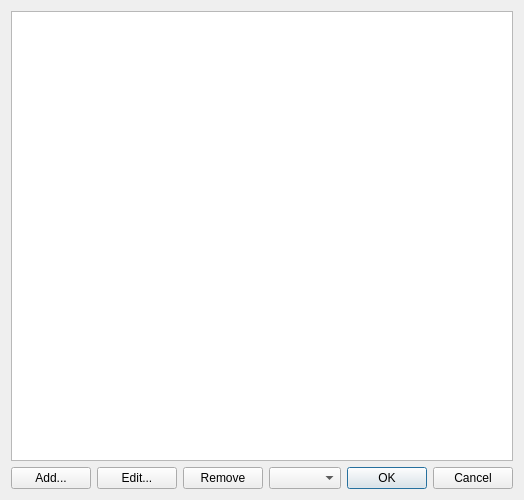
<?xml version="1.0" encoding="UTF-8"?>
<ui version="4.0">
 <class>DialogTrendSignalPoints</class>
 <widget class="QDialog" name="DialogTrendSignalPoints">
  <property name="geometry">
   <rect>
    <x>0</x>
    <y>0</y>
    <width>521</width>
    <height>500</height>
   </rect>
  </property>
  <property name="windowTitle">
   <string>Dialog</string>
  </property>
  <layout class="QGridLayout" name="gridLayout">
   <item row="0" column="0">
    <widget class="QTableView" name="tableView"/>
   </item>
   <item row="1" column="0">
    <layout class="QHBoxLayout" name="horizontalLayout">
     <item>
      <widget class="QPushButton" name="buttonAdd">
       <property name="text">
        <string>Add...</string>
       </property>
      </widget>
     </item>
     <item>
      <widget class="QPushButton" name="buttonEdit">
       <property name="text">
        <string>Edit...</string>
       </property>
      </widget>
     </item>
     <item>
      <widget class="QPushButton" name="buttonRemove">
       <property name="text">
        <string>Remove</string>
       </property>
      </widget>
     </item>
     <item>
      <widget class="QComboBox" name="comboTimeType"/>
     </item>
     <item>
      <spacer name="horizontalSpacer">
       <property name="orientation">
        <enum>Qt::Horizontal</enum>
       </property>
       <property name="sizeHint" stdset="0">
        <size>
         <width>40</width>
         <height>20</height>
        </size>
       </property>
      </spacer>
     </item>
     <item>
      <widget class="QDialogButtonBox" name="buttonBox">
       <property name="orientation">
        <enum>Qt::Horizontal</enum>
       </property>
       <property name="standardButtons">
        <set>QDialogButtonBox::Cancel|QDialogButtonBox::Ok</set>
       </property>
      </widget>
     </item>
    </layout>
   </item>
  </layout>
 </widget>
 <resources/>
 <connections>
  <connection>
   <sender>buttonBox</sender>
   <signal>accepted()</signal>
   <receiver>DialogTrendSignalPoints</receiver>
   <slot>accept()</slot>
   <hints>
    <hint type="sourcelabel">
     <x>248</x>
     <y>254</y>
    </hint>
    <hint type="destinationlabel">
     <x>157</x>
     <y>274</y>
    </hint>
   </hints>
  </connection>
  <connection>
   <sender>buttonBox</sender>
   <signal>rejected()</signal>
   <receiver>DialogTrendSignalPoints</receiver>
   <slot>reject()</slot>
   <hints>
    <hint type="sourcelabel">
     <x>316</x>
     <y>260</y>
    </hint>
    <hint type="destinationlabel">
     <x>286</x>
     <y>274</y>
    </hint>
   </hints>
  </connection>
 </connections>
</ui>
